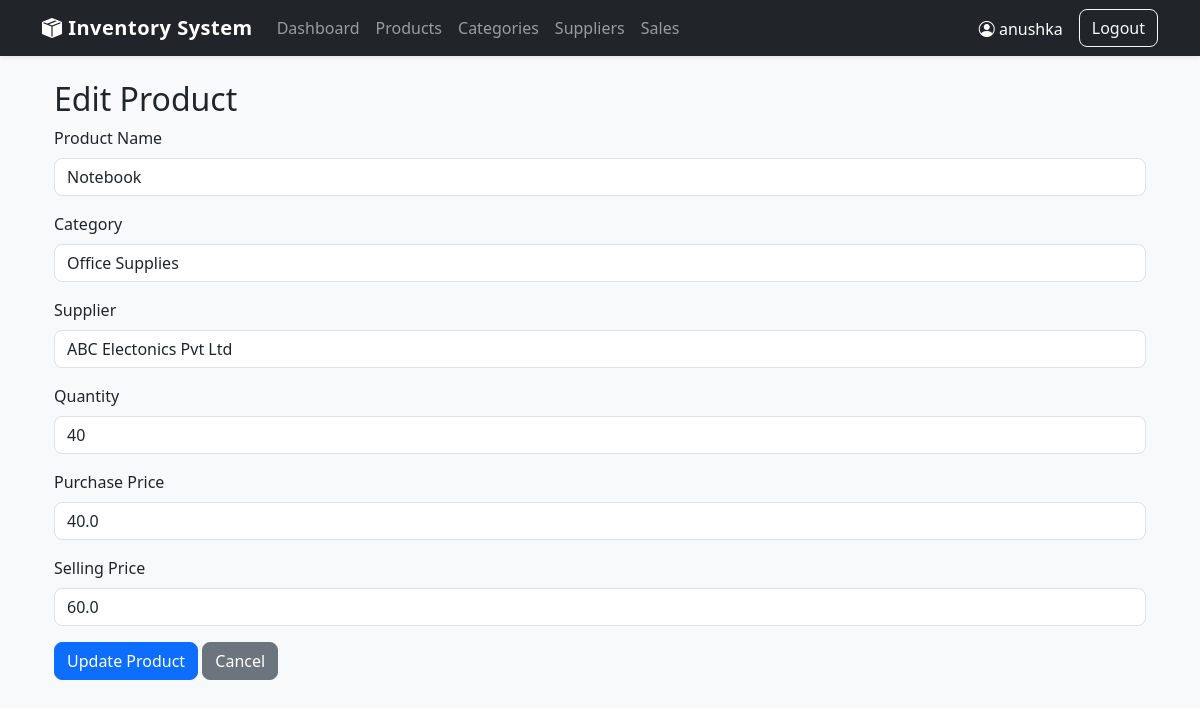
The page /products/edit/6 (signed in) on the database its author committed.
### tables this page shows
CREATE TABLE products (
        id INTEGER PRIMARY KEY AUTOINCREMENT,
        name TEXT NOT NULL,
        category_id INTEGER,
        supplier_id INTEGER,
        quantity INTEGER NOT NULL DEFAULT 0,
        purchase_price REAL NOT NULL DEFAULT 0,
        selling_price REAL NOT NULL DEFAULT 0,
        created_at TIMESTAMP DEFAULT CURRENT_TIMESTAMP,
        FOREIGN KEY(category_id)
            REFERENCES categories(id)
            ON DELETE SET NULL,
        FOREIGN KEY(supplier_id)
            REFERENCES suppliers(id)
            ON DELETE SET NULL
    );

CREATE TABLE categories (
        id INTEGER PRIMARY KEY AUTOINCREMENT,
        name TEXT NOT NULL UNIQUE,
        description TEXT,
        created_at TIMESTAMP DEFAULT CURRENT_TIMESTAMP
    );

CREATE TABLE suppliers (
        id INTEGER PRIMARY KEY AUTOINCREMENT,
        name TEXT NOT NULL UNIQUE,
        contact_person TEXT,
        phone TEXT,
        email TEXT,
        address TEXT,
        created_at TIMESTAMP DEFAULT CURRENT_TIMESTAMP
    );

### routes/products.py (the view, shortened to what this page needs)
@products_bp.route("/edit/<int:id>", methods=["GET", "POST"])
@login_required
def edit(id):
    conn = get_db_connection()
    cursor = conn.cursor()
    product = cursor.execute(
        """
        SELECT *
        FROM products
        WHERE id=?
        """,
        (id,)
    ).fetchone()
    categories = cursor.execute(
        "SELECT * FROM categories ORDER BY name"
    ).fetchall()
    suppliers = cursor.execute(
        "SELECT * FROM suppliers ORDER BY name"
    ).fetchall()
    conn.close()
    return render_template(
        "products/edit.html",
        product=product,
        categories=categories,
        suppliers=suppliers
    )

### database.py (called while the page is built)
def get_db_connection():
    conn = sqlite3.connect(DATABASE)
    conn.row_factory = sqlite3.Row
    conn.execute("PRAGMA foreign_keys = ON")
    return conn

### helpers.py (called while the page is built)
def login_required(f):
    @wraps(f)
    def decorated_function(*args, **kwargs):
        if session.get("user_id") is None:
            flash("Please login first.", "warning")
            return redirect(url_for("auth.login"))
        return f(*args, **kwargs)
    return decorated_function

### templates/products/edit.html (shortened to what this page needs)
{% extends "layout.html" %}
{% block content %}
<div class="container mt-4">
    <h2>Edit Product</h2>
    <form method="POST">
        <div class="mb-3">
            <label class="form-label">
                Product Name
            </label>
            <input
                type="text"
                name="name"
                class="form-control"
                value="{{ product.name }}"
                required>
        </div>
        <div class="mb-3">
            <label class="form-label">
                Category
            </label>
            <select
                name="category_id"
                class="form-control"
                required>
                {% for category in categories %}
                <option
                    value="{{ category.id }}"
                    {% if category.id == product.category_id %}
                    selected
                    {% endif %}>
                    {{ category.name }}
                </option>
                {% endfor %}
            </select>
        </div>
        <div class="mb-3">
            <label class="form-label">
                Supplier
            </label>
            <select
                name="supplier_id"
                class="form-control"
                required>
                {% for supplier in suppliers %}
                <option
                    value="{{ supplier.id }}"
                    {% if supplier.id == product.supplier_id %}
                    selected
                    {% endif %}>
                    {{ supplier.name }}
                </option>
                {% endfor %}
            </select>
        </div>
        <div class="mb-3">
            <label class="form-label">
                Quantity
            </label>
            <input
                type="number"
                name="quantity"
                class="form-control"
                value="{{ product.quantity }}"
                min="0"
                required>
        </div>
        <div class="mb-3">
            <label class="form-label">
                Purchase Price
            </label>
            <input
                type="number"
                step="0.01"
                name="purchase_price"
                class="form-control"
                value="{{ product.purchase_price }}"
                required>
        </div>
        <div class="mb-3">
            <label class="form-label">
                Selling Price
            </label>
            <input
                type="number"
                step="0.01"
                name="selling_price"
                class="form-control"
                value="{{ product.selling_price }}"
                required>
        </div>
        <button class="btn btn-primary">
            Update Product
        </button>
        <a href="/products/" class="btn btn-secondary">
            Cancel
        </a>
    </form>
</div>
{% endblock %}

### static/css/style.css (style rules this page uses)
body { background-color: #f8f9fa; font-family: "Segoe UI", Arial, sans-serif; }
.btn { border-radius: 8px; }
.form-control, .form-select { border-radius: 8px; }

### rows shown on the page
products: name "Notebook", category_id "Office Supplies", supplier_id "ABC Electonics Pvt Ltd", quantity "40", purchase_price "40.0", selling_price "60.0"

### other values the page prints
{{ session["username"] }} "anushka"
